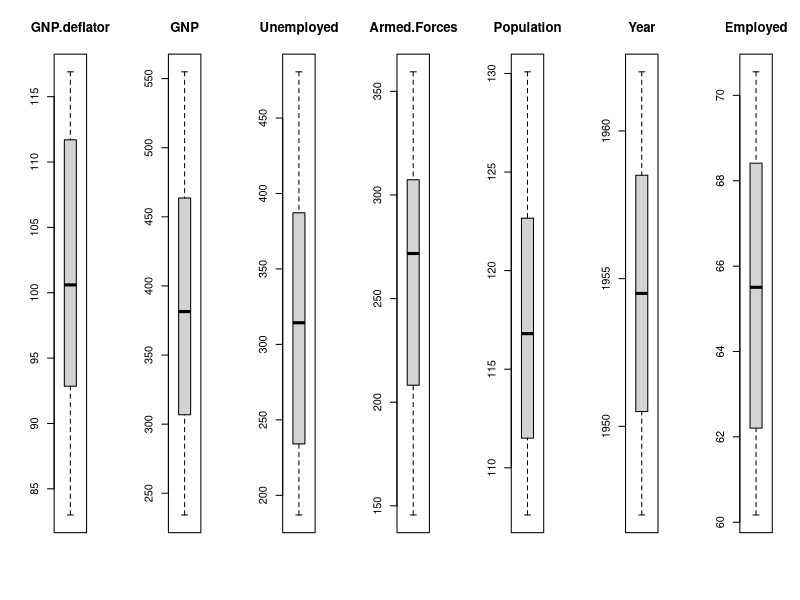

Recreate this plot in R.
## ---- chunk 1
knitr::opts_chunk$set(echo = TRUE, warning = FALSE, message = FALSE, comment ="")
## ---- chunk 2

# Load statistical packages
library(pls)

# Load data
data(longley)
## ---- chunk 3
# Examine structure and variable types
str(longley)

# View first few lines
head(longley)

# Summarize the data set
summary(longley)

# Visualize the data set 
x<-longley[ ,1:7]

par(mfrow=c(1,7))
  for(i in 1:7) {
  boxplot(x[,i], main=names(longley)[i])
  }

## ---- chunk 4
# Fit model
olsFit<-lm(Employed ~.,longley)

# Summarize the fit
summary(olsFit)

# Make predictions
olsPredictions<-predict(olsFit, longley)

# Summarize accuracy
olsMSE<-mean((longley$Employed - olsPredictions)^2)
print(olsMSE)
## ---- chunk 5
# Fit model
base<-lm(Employed ~., longley)

# Summarize the fit
summary(base)

# Perform step-wise feature selection
slrFit<-step(base)

# Summarize selected model
summary(slrFit)

# Make predictions
slrPredictions<-predict(slrFit, longley)

# Summarize accuracy
slrMSE<-mean((longley$Employed - slrPredictions)^2)
print(slrMSE)

## ---- chunk 6
# Fit model
pcrFit<-pcr(Employed ~ ., data = longley, valdiation = "cv")

# Summarize the fit
summary(pcrFit)

# Make predictions
pcrPredictions<-predict(pcrFit, longley, ncomp = 6)

# Summarize accuracy
pcrMSE<-mean((longley$Employed - pcrPredictions)^2)
print(pcrMSE)
## ---- chunk 7
# Fit model
plsFit<-plsr(Employed ~., data = longley, validation = "CV")

# Summarize the fit
summary(plsFit)

# Make predictions
plsPredictions<-predict(plsFit, longley, ncomp = 6)

#Summarize acuracy
plsMSE<-mean((longley$Employed - plsPredictions)^2)
print(plsMSE)
